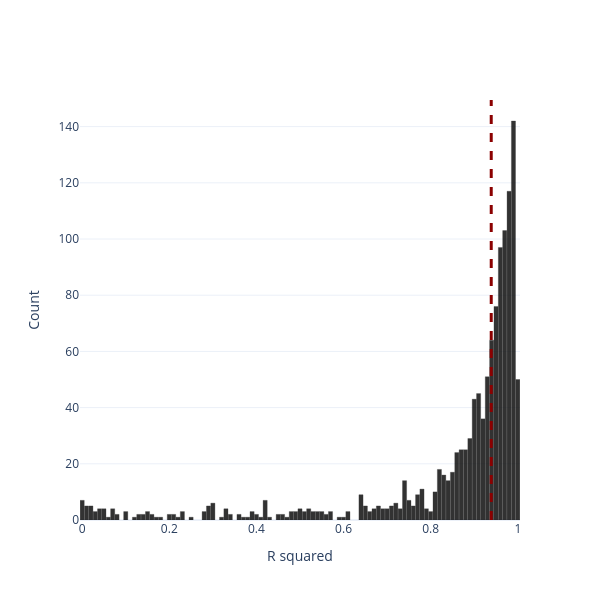

This figure's notebook cell:
### Markdown cell above
# Figure 5c
Per-site dilution linearity across the shape-number series (x = number of shapes). Per project policy, linearity KEEPS multiplicity (per-feature quantitative response); localization enforced. Median R² of the per-site linear fits.

### Code cell
# Figure 5c - per-site linearity vs shape number (keep multiplicity, enforce Class I).
corr_df = calculate_dilution_linearity(shapes, dilution_values=SHAPE_ORDER,
                                       min_dilutions=4, collapse_multiplicity=False, enforce_cutoff=0.75)
a = corr_df['r_squared'].dropna().values
print(f'n sites fit = {len(a):,}   median R^2 = {np.nanmedian(a):.4f}   %(R^2>=0.8) = {100*(a>=0.8).mean():.1f}%')

fig = go.Figure()
fig.add_trace(go.Histogram(x=a, nbinsx=max(len(a)//7, 1),
                           marker=dict(color='black', line=dict(color='black', width=0.3)), opacity=0.8))
fig.add_vline(x=np.nanmedian(a), line={'dash': 'dash', 'width': 3, 'color': 'darkred'})
fig.update_layout(width=600, height=600, template='plotly_white',
                  xaxis_title='R squared', yaxis_title='Count', showlegend=False, bargap=0.05)
fig.show()
fig.write_image(r'D:\Projects\nanoPhos\figures_upd\figure5\figure5c.pdf', width=600, height=600)

### Figure 1 — Plotly figure (JSON) as saved in the notebook; plotly's stock layout.template omitted (floating-point values rounded to 4 significant figures; data arrays with more than 128 entries replaced by an {"elided": "..."} marker saying what was removed)
{"data": [{"marker": {"color": "black", "line": {"color": "black", "width": 0.3}}, "nbinsx": 177, "opacity": 0.8, "type": "histogram", "x": {"elided": "1243 float values"}}], "layout": {"bargap": 0.05, "height": 600, "shapes": [{"line": {"color": "darkred", "dash": "dash", "width": 3}, "type": "line", "x0": 0.939, "x1": 0.939, "xref": "x", "y0": 0, "y1": 1, "yref": "y domain"}], "showlegend": false, "width": 600, "xaxis": {"title": {"text": "R squared"}}, "yaxis": {"title": {"text": "Count"}}}}
